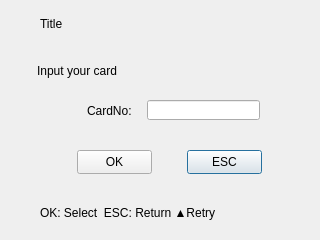
<ui version="4.0" >
 <class>EnrollCard</class>
 <widget class="QDialog" name="EnrollCard" >
  <property name="geometry" >
   <rect>
    <x>0</x>
    <y>0</y>
    <width>320</width>
    <height>240</height>
   </rect>
  </property>
  <property name="windowTitle" >
   <string>Dialog</string>
  </property>
  <widget class="QLabel" name="lblBackground" >
   <property name="geometry" >
    <rect>
     <x>0</x>
     <y>0</y>
     <width>320</width>
     <height>240</height>
    </rect>
   </property>
   <property name="text" >
    <string/>
   </property>
   <property name="pixmap" >
    <pixmap resource="../sb3000.qrc" >:/images/res/bg-main.png</pixmap>
   </property>
  </widget>
  <widget class="QLabel" name="lblTitleBackground" >
   <property name="geometry" >
    <rect>
     <x>0</x>
     <y>6</y>
     <width>320</width>
     <height>31</height>
    </rect>
   </property>
   <property name="text" >
    <string/>
   </property>
   <property name="pixmap" >
    <pixmap resource="../sb3000.qrc" >:/images/res/title-1.png</pixmap>
   </property>
  </widget>
  <widget class="QLabel" name="lblTitleText" >
   <property name="geometry" >
    <rect>
     <x>40</x>
     <y>10</y>
     <width>273</width>
     <height>28</height>
    </rect>
   </property>
   <property name="text" >
    <string>Title</string>
   </property>
  </widget>
  <widget class="QLabel" name="lblTitleIcon" >
   <property name="geometry" >
    <rect>
     <x>9</x>
     <y>10</y>
     <width>26</width>
     <height>26</height>
    </rect>
   </property>
   <property name="text" >
    <string/>
   </property>
   <property name="pixmap" >
    <pixmap resource="../sb3000.qrc" >:/images/res/icon-card.png</pixmap>
   </property>
   <property name="scaledContents" >
    <bool>true</bool>
   </property>
  </widget>
  <widget class="QLabel" name="lblStatusIcon" >
   <property name="geometry" >
    <rect>
     <x>20</x>
     <y>205</y>
     <width>16</width>
     <height>16</height>
    </rect>
   </property>
   <property name="text" >
    <string/>
   </property>
   <property name="pixmap" >
    <pixmap resource="../sb3000.qrc" >:/images/res/icon-help.png</pixmap>
   </property>
  </widget>
  <widget class="QLabel" name="lblStatusText" >
   <property name="geometry" >
    <rect>
     <x>40</x>
     <y>200</y>
     <width>270</width>
     <height>25</height>
    </rect>
   </property>
   <property name="text" >
    <string>OK: Select  ESC: Return ▲Retry</string>
   </property>
  </widget>
  <widget class="QLineEdit" name="txtCardNumber" >
   <property name="geometry" >
    <rect>
     <x>147</x>
     <y>100</y>
     <width>113</width>
     <height>20</height>
    </rect>
   </property>
  </widget>
  <widget class="QPushButton" name="btnESC" >
   <property name="geometry" >
    <rect>
     <x>187</x>
     <y>150</y>
     <width>75</width>
     <height>24</height>
    </rect>
   </property>
   <property name="text" >
    <string>ESC</string>
   </property>
  </widget>
  <widget class="QPushButton" name="btnOK" >
   <property name="geometry" >
    <rect>
     <x>77</x>
     <y>150</y>
     <width>75</width>
     <height>24</height>
    </rect>
   </property>
   <property name="text" >
    <string>OK</string>
   </property>
  </widget>
  <widget class="QLabel" name="lblCardNumber" >
   <property name="geometry" >
    <rect>
     <x>87</x>
     <y>100</y>
     <width>61</width>
     <height>21</height>
    </rect>
   </property>
   <property name="text" >
    <string>CardNo: </string>
   </property>
  </widget>
  <widget class="QLabel" name="lblEnrollStatus" >
   <property name="geometry" >
    <rect>
     <x>37</x>
     <y>60</y>
     <width>191</width>
     <height>21</height>
    </rect>
   </property>
   <property name="text" >
    <string>Input your card</string>
   </property>
  </widget>
 </widget>
 <resources>
  <include location="../sb3000.qrc" />
 </resources>
 <connections/>
</ui>
